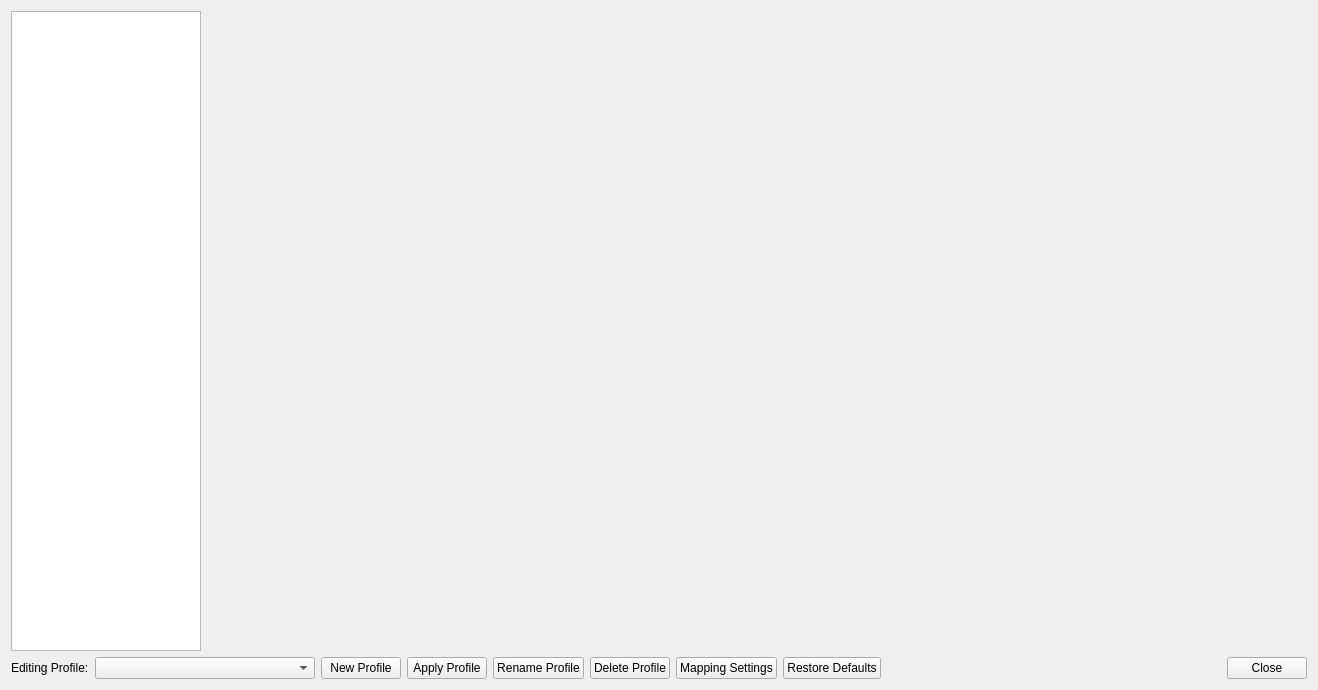
<?xml version="1.0" encoding="UTF-8"?>
<ui version="4.0">
 <class>ControllerSettingsWindow</class>
 <widget class="QWidget" name="ControllerSettingsWindow">
  <property name="geometry">
   <rect>
    <x>0</x>
    <y>0</y>
    <width>1318</width>
    <height>690</height>
   </rect>
  </property>
  <property name="sizePolicy">
   <sizepolicy hsizetype="Expanding" vsizetype="Expanding">
    <horstretch>0</horstretch>
    <verstretch>0</verstretch>
   </sizepolicy>
  </property>
  <property name="windowTitle">
   <string>PCSX2 Controller Settings</string>
  </property>
  <property name="windowIcon">
   <iconset>
    <normalon>:/icons/AppIcon64.png</normalon>
   </iconset>
  </property>
  <layout class="QGridLayout" name="gridLayout">
   <item row="0" column="0">
    <widget class="QListWidget" name="settingsCategory">
     <property name="sizePolicy">
      <sizepolicy hsizetype="Expanding" vsizetype="Expanding">
       <horstretch>0</horstretch>
       <verstretch>0</verstretch>
      </sizepolicy>
     </property>
     <property name="minimumSize">
      <size>
       <width>180</width>
       <height>0</height>
      </size>
     </property>
     <property name="maximumSize">
      <size>
       <width>200</width>
       <height>16777215</height>
      </size>
     </property>
     <property name="iconSize">
      <size>
       <width>32</width>
       <height>32</height>
      </size>
     </property>
     <property name="wordWrap">
      <bool>true</bool>
     </property>
    </widget>
   </item>
   <item row="0" column="1">
    <widget class="QStackedWidget" name="settingsContainer">
     <property name="minimumSize">
      <size>
       <width>1100</width>
       <height>620</height>
      </size>
     </property>
    </widget>
   </item>
   <item row="1" column="0" colspan="2">
    <layout class="QHBoxLayout" name="profileLayout">
     <item>
      <layout class="QHBoxLayout" name="horizontalLayout">
       <item>
        <widget class="QLabel" name="profileLabel">
         <property name="text">
          <string>Editing Profile:</string>
         </property>
        </widget>
       </item>
       <item>
        <widget class="QComboBox" name="currentProfile">
         <property name="sizePolicy">
          <sizepolicy hsizetype="Fixed" vsizetype="Fixed">
           <horstretch>0</horstretch>
           <verstretch>0</verstretch>
          </sizepolicy>
         </property>
         <property name="minimumSize">
          <size>
           <width>220</width>
           <height>0</height>
          </size>
         </property>
        </widget>
       </item>
       <item>
        <widget class="QPushButton" name="newProfile">
         <property name="text">
          <string>New Profile</string>
         </property>
         <property name="icon">
          <iconset theme="plus-line"/>
         </property>
        </widget>
       </item>
       <item>
        <widget class="QPushButton" name="applyProfile">
         <property name="text">
          <string>Apply Profile</string>
         </property>
         <property name="icon">
          <iconset theme="folder-open-line"/>
         </property>
        </widget>
       </item>
       <item>
        <widget class="QPushButton" name="renameProfile">
         <property name="text">
          <string>Rename Profile</string>
         </property>
         <property name="icon">
          <iconset theme="pencil-line"/>
         </property>
        </widget>
       </item>
       <item>
        <widget class="QPushButton" name="deleteProfile">
         <property name="text">
          <string>Delete Profile</string>
         </property>
         <property name="icon">
          <iconset theme="minus-line"/>
         </property>
        </widget>
       </item>
       <item>
        <widget class="QPushButton" name="mappingSettings">
         <property name="text">
          <string>Mapping Settings</string>
         </property>
         <property name="icon">
          <iconset theme="settings-3-line"/>
         </property>
        </widget>
       </item>
       <item>
        <widget class="QPushButton" name="restoreDefaults">
         <property name="text">
          <string>Restore Defaults</string>
         </property>
         <property name="icon">
          <iconset theme="restart-line"/>
         </property>
        </widget>
       </item>
      </layout>
     </item>
     <item>
      <widget class="QDialogButtonBox" name="buttonBox">
       <property name="standardButtons">
        <set>QDialogButtonBox::StandardButton::Close</set>
       </property>
      </widget>
     </item>
    </layout>
   </item>
  </layout>
 </widget>
 <resources>
  <include location="../resources/resources.qrc"/>
 </resources>
 <connections/>
</ui>
